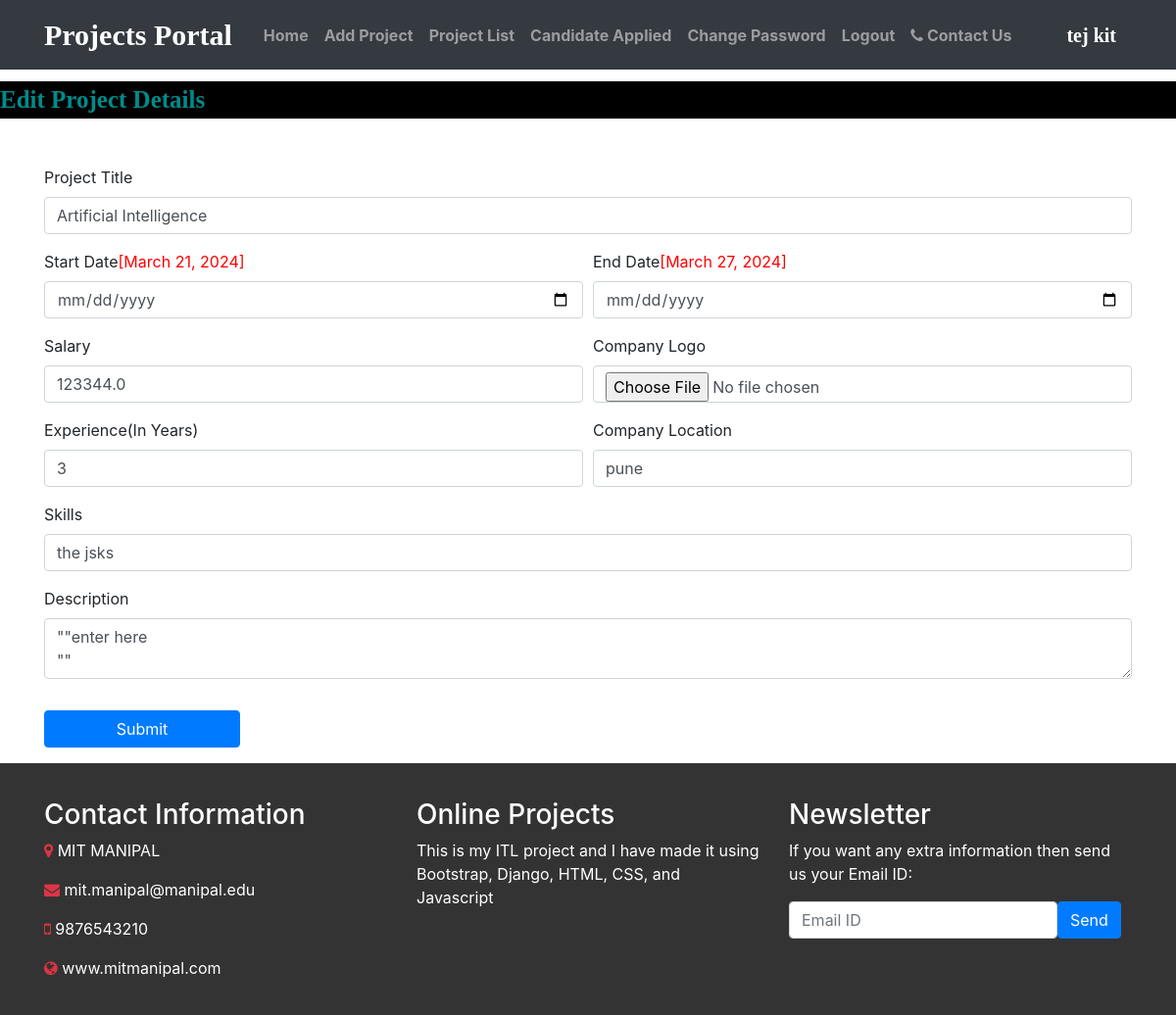
The app's page /edit_jobdetail/1 (signed in) with its own data.
### job/models.py (models this page shows, shortened)
class Job(models.Model):
    recruiter = models.ForeignKey(Company ,on_delete=models.CASCADE)
    start_date = models.DateField()
    end_date = models.DateField()
    title = models.CharField(max_length=50)
    salary = models.FloatField(max_length=10)
    image = models.FileField()
    description = models.CharField(max_length=300)
    experience = models.IntegerField(max_length=100)
    location = models.CharField(max_length=20)
    skills = models.CharField(max_length=100)
    creationdate = models.DateField()

### job/views.py (the view, shortened to what this page needs)
# urls.py: path('edit_jobdetail/<int:pid>', job.views.edit_jobdetail, name="edit_jobdetail"),
def edit_jobdetail(request,pid):
    if not request.user.is_authenticated:
        return redirect('company_login')
    error = ""
    job = Job.objects.get(id = pid)
    d = {'error': error, 'job':job}
    return render(request, "edit_jobdetail.html",d)

### job/templates/edit_jobdetail.html (shortened to what this page needs)
 {% load static %}
 {% block body %}
 {% include 'company_navigation.html' %}
<marquee style="font-family : 'Monotype Corsiva'; font-size:25px;color:darkcyan ;background-color:black;font-weight:bold;margin-top:1%" >
Edit Project Details
</marquee>
 <form class="container mt-5" method="post" enctype="multipart/form-data">
     <div class="form-row">
         <div class="form-group col-md-12" >
             <label>Project Title</label>
             <input type="text" class="form-control" name="jobtitle" value="{{job.title}}">
         </div>
          <div class="form-group col-md-6" >
              <label>Start Date</label><span style="color:red">[{{job.start_date}}]</span>
             <input type="date" class="form-control" name="startdate" >
         </div>
         <div class="form-group col-md-6" >
             <label>End Date</label><span style="color:red">[{{job.end_date}}]</span>
             <input type="date" class="form-control" name="enddate" >
         </div>
          <div class="form-group col-md-6" >
             <label>Salary</label>
             <input type="text" class="form-control" name="salary"  value="{{job.salary}}">
          </div>
         <div class="form-group col-md-6" >
             <label>Company Logo</label>
             <input type="file" class="form-control" name="logo" >
         </div>
         <div class="form-group col-md-6" >
             <label>Experience(In Years)</label>
             <input type="text" class="form-control" name="experience" value="{{job.experience}}">
         </div>
         <div class="form-group col-md-6" >
             <label>Company Location</label>
             <input type="text" class="form-control" name="location" value="{{job.location}}">
         </div>
        <div class="form-group col-md-12" >
             <label>Skills</label>
             <input type="text" class="form-control" name="skills" value="{{job.skills}}">
         </div>
  <div class="form-group col-md-12" >
             <label>Description</label>
   <textarea class="form-control" name="description" >"{{job.description}}"</textarea>
         </div>
         </div>
     <input type="submit" value="Submit" class="btn btn-primary my-3" style="width:200px">
 </form>
 {% include 'footer.html' %}
 {% endblock body %}

### job/templates/company_navigation.html (shortened to what this page needs)
<!DOCTYPE html>
<html lang="en">
<head>
    {% load static %}
    <link rel="stylesheet" href="https://cdn.jsdelivr.net/npm/bootstrap@4.6.2/dist/css/bootstrap.min.css">
    <link rel="stylesheet" href="https://cdnjs.cloudflare.com/ajax/libs/font-awesome/4.7.0/css/font-awesome.min.css">
</head>
<body>
<nav class="navbar navbar-expand-lg navbar-dark" style="background-color: #343a40;">
    <div class="container">
        <a class="navbar-brand" href="#">Projects Portal</a>
        <div class="collapse navbar-collapse" id="navbarSupportedContent">
            <ul class="navbar-nav ml-auto">
                <li class="nav-item">
                    <a class="nav-link" href="{% url 'company_home' %}">Home</a>
                </li>
                <li class="nav-item">
                    <a class="nav-link" href="{% url 'add_job' %}">Add Project</a>
                </li>
                <li class="nav-item">
                    <a class="nav-link" href="{% url 'job_list' %}">Project List</a>
                </li>
                <li class="nav-item">
                    <a class="nav-link" href="{% url 'applied_candidatelist' %}">Candidate Applied</a>
                </li>
                <li class="nav-item">
                    <a class="nav-link" href="{% url 'change_passwordcompany' %}">Change Password</a>
                </li>
                <li class="nav-item">
                    <a class="nav-link" href="{% url 'Logout' %}">Logout</a>
                </li>
                <li class="nav-item">
                    <a class="nav-link" href="{% url 'contact' %}"><i class="fa fa-phone mr-1"></i>Contact Us</a>
                </li>
            </ul>
            <a class="navbar-brand text-white pl-5 font-weight-bold" style="font-family:'Monotype Corsiva';font-size:20px">{{request.user.first_name}} {{request.user.last_name}}</a>
        </div>
    </div>
</nav>
</body>
</html>

### job/templates/company_navigation.html (style rules this page uses)
.navbar { background-color: #343a40; }
.navbar-brand { color: #fff; font-family: 'Times New Roman', serif; font-size: 30px; font-weight: bold; }
.navbar-nav .nav-link { color: #fff; font-weight: bold; transition: all 0.3s ease; }

### records on screen
Job: jobtitle "Artificial Intelligence", start_date "March 21, 2024", end_date "March 27, 2024", salary "123344.0", experience "3", location "pune", skills "the jsks", description "\"\"enter here \"\""

### other values on screen
{{ request.user.first_name }} "tej"
{{ request.user.last_name }} "kit"
